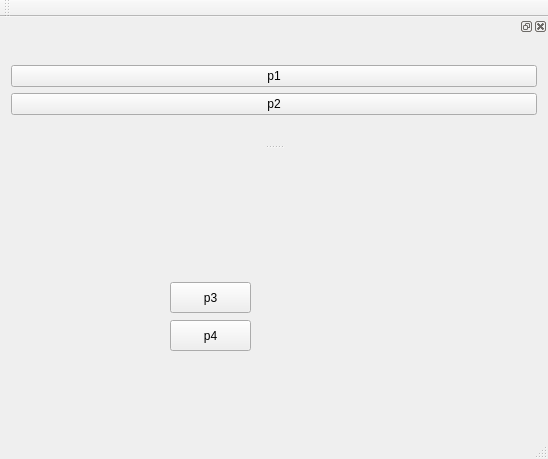
<?xml version="1.0" encoding="UTF-8"?>
<ui version="4.0">
 <class>MainWindow</class>
 <widget class="QMainWindow" name="MainWindow">
  <property name="geometry">
   <rect>
    <x>0</x>
    <y>0</y>
    <width>548</width>
    <height>459</height>
   </rect>
  </property>
  <property name="windowTitle">
   <string>MainWindow</string>
  </property>
  <widget class="QWidget" name="centralWidget">
   <widget class="QPushButton" name="pushButton_p3">
    <property name="geometry">
     <rect>
      <x>170</x>
      <y>132</y>
      <width>81</width>
      <height>31</height>
     </rect>
    </property>
    <property name="text">
     <string>p3</string>
    </property>
   </widget>
   <widget class="QPushButton" name="pushButton_p4">
    <property name="geometry">
     <rect>
      <x>170</x>
      <y>170</y>
      <width>81</width>
      <height>31</height>
     </rect>
    </property>
    <property name="text">
     <string>p4</string>
    </property>
   </widget>
  </widget>
  <widget class="QMenuBar" name="menuBar">
   <property name="geometry">
    <rect>
     <x>0</x>
     <y>0</y>
     <width>548</width>
     <height>23</height>
    </rect>
   </property>
  </widget>
  <widget class="QToolBar" name="mainToolBar">
   <attribute name="toolBarArea">
    <enum>TopToolBarArea</enum>
   </attribute>
   <attribute name="toolBarBreak">
    <bool>false</bool>
   </attribute>
  </widget>
  <widget class="QStatusBar" name="statusBar">
   <property name="maximumSize">
    <size>
     <width>16111111</width>
     <height>16111111</height>
    </size>
   </property>
   <property name="layoutDirection">
    <enum>Qt::LeftToRight</enum>
   </property>
  </widget>
  <widget class="QDockWidget" name="dockWidget">
   <property name="features">
    <set>QDockWidget::AllDockWidgetFeatures</set>
   </property>
   <property name="allowedAreas">
    <set>Qt::AllDockWidgetAreas</set>
   </property>
   <attribute name="dockWidgetArea">
    <number>4</number>
   </attribute>
   <widget class="QWidget" name="dockWidgetContents">
    <layout class="QVBoxLayout" name="verticalLayout_2">
     <item>
      <spacer name="verticalSpacer">
       <property name="orientation">
        <enum>Qt::Vertical</enum>
       </property>
       <property name="sizeHint" stdset="0">
        <size>
         <width>20</width>
         <height>18</height>
        </size>
       </property>
      </spacer>
     </item>
     <item>
      <layout class="QVBoxLayout" name="verticalLayout">
       <item>
        <widget class="QPushButton" name="pushButton_p1">
         <property name="text">
          <string>p1</string>
         </property>
        </widget>
       </item>
       <item>
        <widget class="QPushButton" name="pushButton_p2">
         <property name="text">
          <string>p2</string>
         </property>
        </widget>
       </item>
      </layout>
     </item>
     <item>
      <spacer name="verticalSpacer_2">
       <property name="orientation">
        <enum>Qt::Vertical</enum>
       </property>
       <property name="sizeHint" stdset="0">
        <size>
         <width>20</width>
         <height>18</height>
        </size>
       </property>
      </spacer>
     </item>
    </layout>
   </widget>
  </widget>
 </widget>
 <layoutdefault spacing="6" margin="11"/>
 <resources/>
 <connections/>
</ui>
